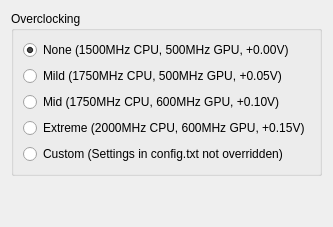
     <widget class="QWidget" name="tab">
      <attribute name="title">
       <string>Pi4 Tuning</string>
      </attribute>
      <layout class="QVBoxLayout" name="verticalLayout_10">
       <item>
        <widget class="QGroupBox" name="groupBox">
         <property name="toolTip">
          <string>&lt;html&gt;&lt;head/&gt;&lt;body&gt;&lt;p&gt;&lt;span style=&quot; font-weight:600;&quot;&gt;Overclocking&lt;/span&gt;&lt;/p&gt;&lt;p&gt;It is possible to &lt;span style=&quot; font-style:italic;&quot;&gt;overclock&lt;/span&gt; the Pi4 without voiding your warranty. On the image as shipped, no overclocking is set, but you can use these radio buttons to select a more aggressive profile. Overclocking generally means that applications will run more quickly (although this will vary from case to case). The settings below have no effect on a Pi3.&lt;/p&gt;&lt;p&gt;There is a risk that your system will fail to boot at the faster profiles - if so, just comment out the arm&lt;span style=&quot; font-style:italic;&quot;&gt;_freq&lt;/span&gt; and &lt;span style=&quot; font-style:italic;&quot;&gt;gpu_freq&lt;/span&gt; settings in &lt;span style=&quot; font-style:italic;&quot;&gt;/boot/config.txt&lt;/span&gt;, and try again.&lt;/p&gt;&lt;p&gt;Most Pi4s should boot fine with the &amp;quot;Mild&amp;quot; or &amp;quot;Mid&amp;quot; overclocking settings. Your system will use more power, and run hotter with overclocking in use, so an official power supply, and possibly some active cooling, may be necessary to fully exploit the increased performance (since the system will automatically 'throttle' to prevent damage should the temperature get too high).&lt;/p&gt;&lt;p&gt;For avoidance of doubt, none of the below settings set&lt;span style=&quot; font-style:italic;&quot;&gt; force_turbo=1&lt;/span&gt;, nor do they set an &lt;span style=&quot; font-style:italic;&quot;&gt;over_voltage&amp;gt;6&lt;/span&gt; (&amp;gt; +0.15V), so per current RPF advice should not affect your warranty.&lt;/p&gt;&lt;p&gt;&lt;span style=&quot; font-weight:600;&quot;&gt;NB: &lt;/span&gt;&lt;span style=&quot; font-style:italic;&quot;&gt;the above notwithstanding, use settings higher than &amp;quot;None&amp;quot; at your own risk!&lt;/span&gt;&lt;/p&gt;&lt;/body&gt;&lt;/html&gt;</string>
         </property>
         <property name="title">
          <string>Overclocking</string>
         </property>
         <layout class="QVBoxLayout" name="verticalLayout_11">
          <item>
           <widget class="QRadioButton" name="overclock0_rb">
            <property name="text">
             <string>None (1500MHz CPU, 500MHz GPU, +0.00V)</string>
            </property>
            <property name="checked">
             <bool>true</bool>
            </property>
           </widget>
          </item>
          <item>
           <widget class="QRadioButton" name="overclock1_rb">
            <property name="text">
             <string>Mild (1750MHz CPU, 500MHz GPU, +0.05V)</string>
            </property>
            <property name="checked">
             <bool>false</bool>
            </property>
           </widget>
          </item>
          <item>
           <widget class="QRadioButton" name="overclock2_rb">
            <property name="text">
             <string>Mid (1750MHz CPU, 600MHz GPU, +0.10V)</string>
            </property>
           </widget>
          </item>
          <item>
           <widget class="QRadioButton" name="overclock3_rb">
            <property name="text">
             <string>Extreme (2000MHz CPU, 600MHz GPU, +0.15V)</string>
            </property>
           </widget>
          </item>
          <item>
           <widget class="QRadioButton" name="overclock4_rb">
            <property name="text">
             <string>Custom (Settings in config.txt not overridden)</string>
            </property>
           </widget>
          </item>
         </layout>
         <zorder>overclock3_rb</zorder>
         <zorder>overclock1_rb</zorder>
         <zorder>overclock2_rb</zorder>
         <zorder>overclock0_rb</zorder>
         <zorder>overclock4_rb</zorder>
        </widget>
       </item>
       <item>
        <spacer name="verticalSpacer">
         <property name="orientation">
          <enum>Qt::Vertical</enum>
         </property>
         <property name="sizeHint" stdset="0">
          <size>
           <width>20</width>
           <height>40</height>
          </size>
         </property>
        </spacer>
       </item>
      </layout>
     </widget>
